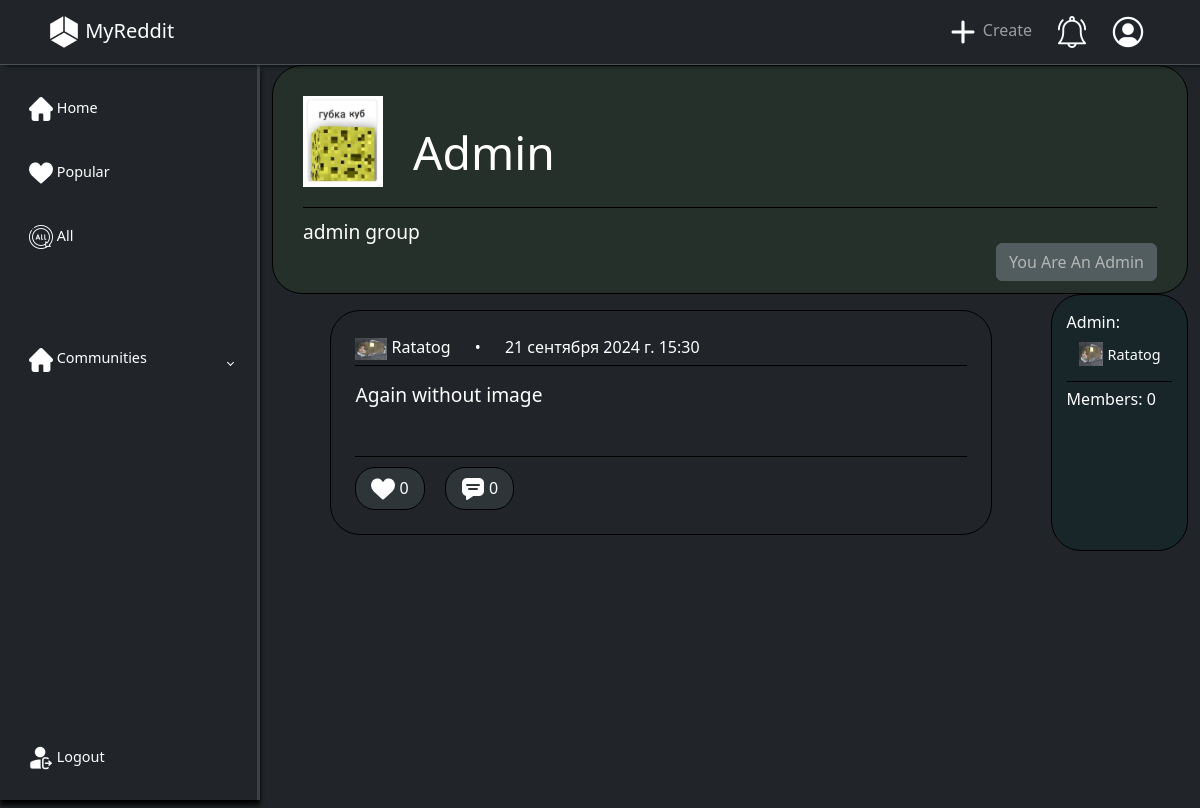
Page /group/1/ (signed in) on the earlier database version.
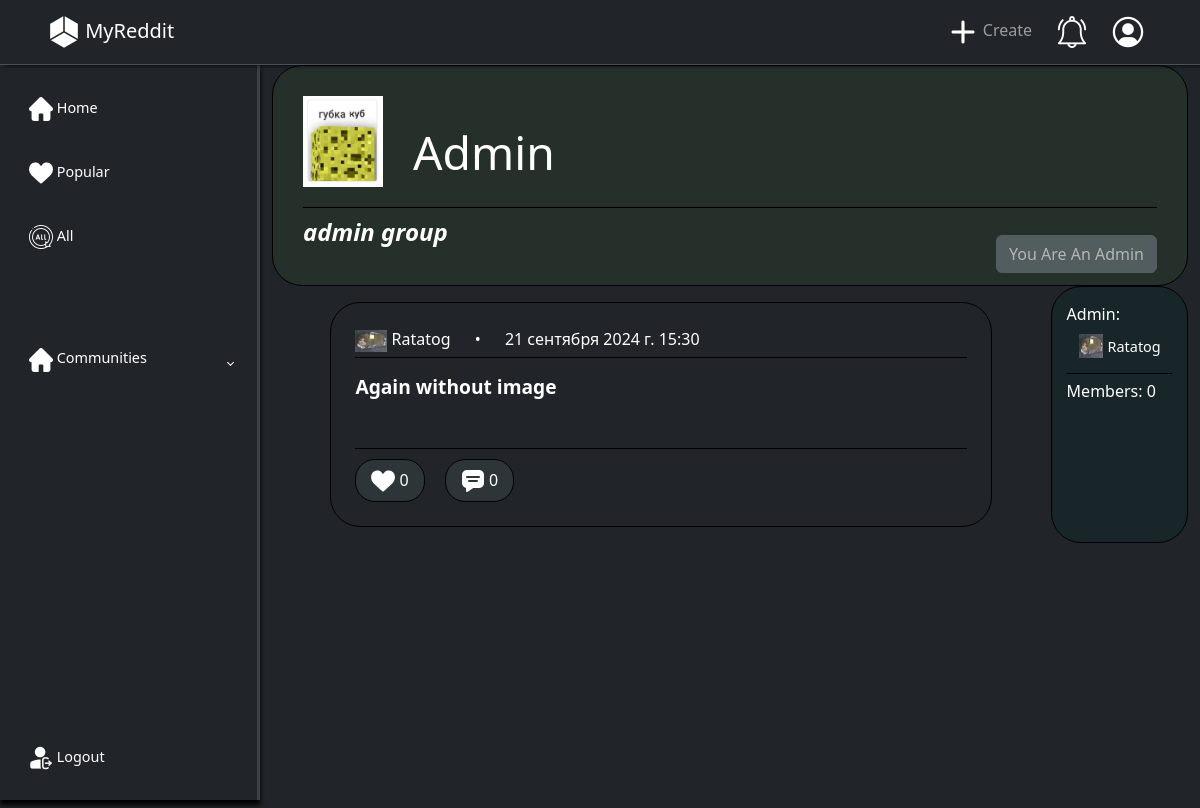
Same page on the later database version.
### main/models.py (models this page shows, shortened)
class Group(models.Model):
    title = models.CharField(max_length=35, verbose_name='Название', unique=True)
    description = models.CharField(max_length=200, blank=True, null=True, default=None, verbose_name='Описание')
    photo = models.ImageField(upload_to="main/group/%Y/%m/%d/", blank=True, null=True, verbose_name='Фото')
    admin = models.ForeignKey("users.User", on_delete=models.CASCADE, null=True, verbose_name='Админ', related_name='group')
    members = models.ManyToManyField("users.User", blank=True, verbose_name="Пользователи", related_name='member')

class Post(models.Model):
    text = models.CharField(max_length=50, verbose_name='Текст')
    likes = models.ManyToManyField('users.User', blank=True, verbose_name='Лайки', related_name='plikes')
    group = models.ForeignKey("main.Group", on_delete=models.CASCADE, null=True, default='', verbose_name='Группа', related_name='post')
    create_date = models.DateTimeField(auto_now_add=True, verbose_name='Дата создания', null=True)
    user = models.ForeignKey("users.User", on_delete=models.CASCADE, verbose_name='Пользователь', related_name='post')
    tags = models.CharField(max_length=300, verbose_name='Теги', null=True, blank=True, default=None)
    class Meta:
        ordering = ['-create_date']
        indexes = [
            models.Index(fields=['text', 'group', '-create_date'])
        ]

### users/models.py (models this page shows, shortened)
class User(AbstractUser):
    avatar = models.ImageField(upload_to="users/%Y/%m/%d/", blank=True, null=True, verbose_name='Фото', default=DEFAULT_USER_IMAGE)
    status = models.CharField(max_length=80, default='', blank=True, null=True, verbose_name='Статус')
    groups = models.ManyToManyField('main.Group', blank=True, related_name='groups', verbose_name='Группы')
    likes = models.ManyToManyField('main.Post', blank=True, related_name='liked', verbose_name='Лайки')

### main/views.py (the view)
# urls.py: path('group/<int:pk>/', views.GroupView.as_view(), name='group'),
class GroupView(LoginMixn, DetailView):
    template_name = 'main/group.html'
    context_object_name = 'group'
    pk_url_kwarg = 'pk'
    def get_context_data(self, **kwargs):
        context =  super().get_context_data(**kwargs)
        context['title'] = context['group'].title
        context['posts'] = context['group'].post.all()
        return context
    def get_object(self, queryset = None):
        return get_object_or_404(Group.objects, pk=self.kwargs[self.pk_url_kwarg])

### main/templatetags/main_tags.py (called while the page is built)
@register.simple_tag(name='md_html')
def madrdown_to_html(text):
    html_content = markdown(text, extensions=['extra', 'fenced_code', 'tables'])
    return mark_safe(html_content)

@register.simple_tag(name='is_member')
def user_is_member(group, user):
    return group.members.filter(pk=user.pk).exists()

### main/templates/main/group.html (shortened to what this page needs)
{% extends "base.html" %}
{% load main_tags %}
{% block content %}
<div class="group">
    <div class="group-header">
        <div class='g-h-top'>
            <div class="group-photo">
                <img src="{{ group.photo.url }}">
            </div>
            <span>{{ group.title }}</span>
        </div>
        <div class='g-h-bottom'>
            <div class="group-description">
                <span>{% md_html group.description %}</span>
            </div>
        </div>
        <div class="g-h-side">
            {% is_member group user as m %}
            {% if group.admin.pk == user.pk %}
            <a class='btn btn-secondary disabled'>You Are An Admin</a>
            {% elif not m %}
            <a href="{% url "join_group" group.pk %}" class='btn btn-success'>Join Group</a>
            {% else %}
            <a href="{% url "quit_group" group.pk %}" class='btn btn-warning'>Quit Group</a>
            {% endif %}
        </div>
    </div>
    <div class="group-main">
        <div class="group-posts">
            {% for post in posts %}
            {% include "main/includes/post.html" %}
            {% endfor %}
        </div>
        <div class="group-side">
            <div class="admin">
                <span>Admin:</span>
                {% with member=group.admin %}
                {% include "users/includes/profile_mini.html" %}
                {% endwith %}
            </div>
            <div class="members">
                <span>Members: {{group.members.count}}</span>
            </div>
        </div>
    </div>
</div>
{% endblock content %}

### main/templates/main/includes/post.html (shortened to what this page needs)
{% load static %}
{% load main_tags %}
<div class="border border-black p-4 my-3 text-white post">
    <a href="{% url "post" post.pk %}">
    <div class="post-header">
        <img src="{{ post.user.avatar.url }}">
        <span class='post-username'>{{post.user.username}}</span>
        <span class='post-date'>{{post.create_date}}</span>
    </div>
    <div class="post-main">
        <span>{% md_html post.text %}</span>
    </div>
    <div class="post-footer">
        <div class="likes">
            <form action="{% url "like_post" post.pk %}", method='POST'>
                <button type='submit', class='btn_like'>
                    <img src="{% static "images/like.png" %}">
                    <span>{{post.likes.count}}</span>
                </button>
            </form>
        </div>
        <div class="commenting">
            <a href="{% url "post" post.pk %}">
                <img src="{% static "images/comment.png" %}">
                <span>{{post.cpost.count}}</span>
            </a>
        </div>
    </div>
    </a>
</div>

Differences in the rows shown:
changed Group "Admin": description "admin group" → "#_admin group_" (drawn)
changed Post "Again without image": text "Again without image" → "__Again without image__" (drawn)
